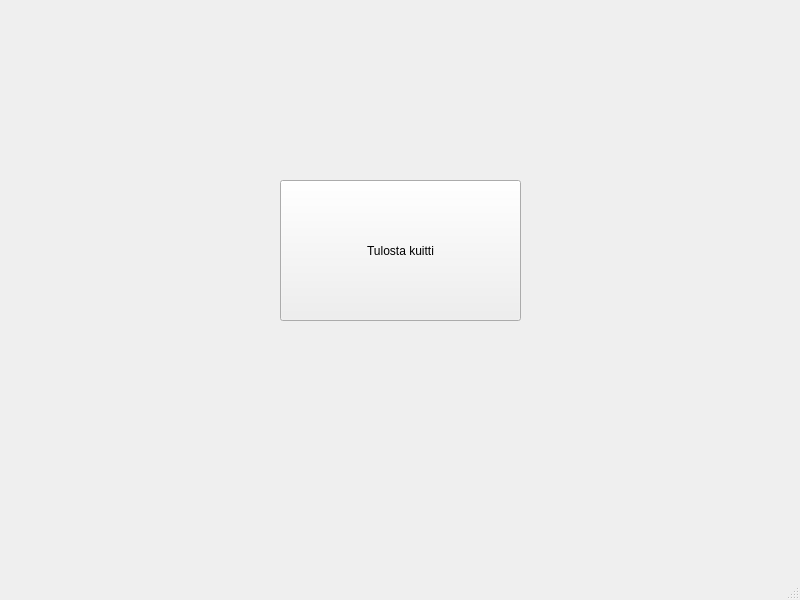
<?xml version="1.0" encoding="UTF-8"?>
<ui version="4.0">
 <class>MainWindow</class>
 <widget class="QMainWindow" name="MainWindow">
  <property name="geometry">
   <rect>
    <x>0</x>
    <y>0</y>
    <width>800</width>
    <height>600</height>
   </rect>
  </property>
  <property name="windowTitle">
   <string>MainWindow</string>
  </property>
  <widget class="QWidget" name="centralwidget">
   <widget class="QPushButton" name="pushButton">
    <property name="geometry">
     <rect>
      <x>280</x>
      <y>180</y>
      <width>241</width>
      <height>141</height>
     </rect>
    </property>
    <property name="text">
     <string>Tulosta kuitti</string>
    </property>
   </widget>
  </widget>
  <widget class="QMenuBar" name="menubar">
   <property name="geometry">
    <rect>
     <x>0</x>
     <y>0</y>
     <width>800</width>
     <height>22</height>
    </rect>
   </property>
  </widget>
  <widget class="QStatusBar" name="statusbar"/>
 </widget>
 <resources/>
 <connections/>
</ui>
